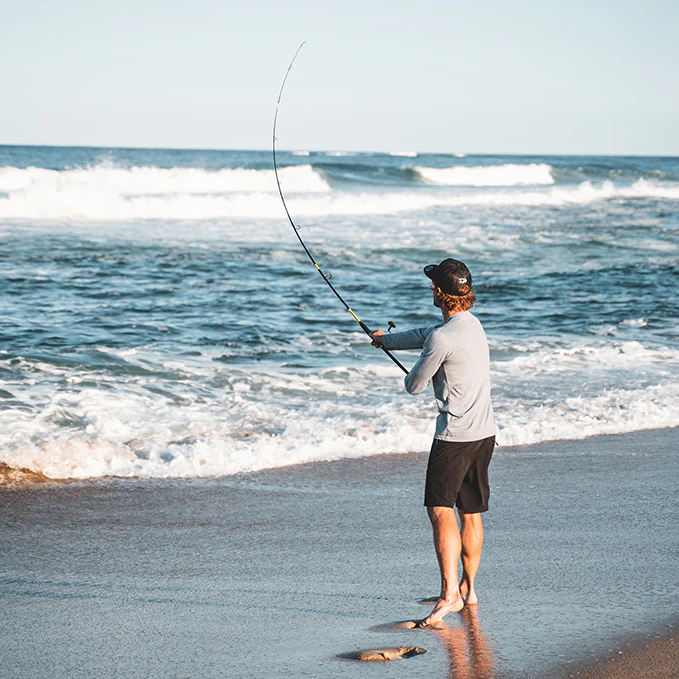
#> input picture uploads/20251202_215306_90c21b61235f--Shadow-Image-679px-x-679px.jpg, 679 x 679 px
$ python -i baseline_ela.py   (imports and definitions only)
#> lines starting #> are read from the running program, lines starting #| are printed output that depends on the picture
import argparse, glob, os, numpy as np
from PIL import Image, ImageChops, ImageEnhance
from sklearn.linear_model import LogisticRegression
from sklearn.metrics import accuracy_score

def ela_vec(p, q=90, scale=10.0, size=(128,128)):
#> called with q = 90, scale = 10, size = (128, 128)
    im = Image.open(p).convert("RGB")
#> im is the input picture: PIL image 679x679 RGB; mean R, G, B 172.2, 184, 188.6
    tmp = p + ".ela.jpg"
    im.save(tmp, "JPEG", quality=q)
    im2 = Image.open(tmp)
    ela = ImageChops.difference(im, im2)
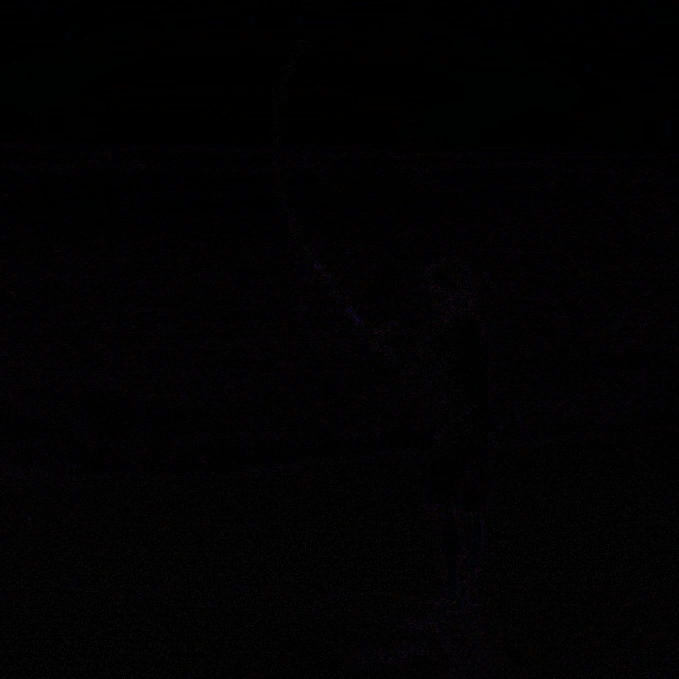
#> ela: PIL image 679x679 RGB; mean R, G, B 2.2, 1.8, 2.3
    ela = ImageEnhance.Brightness(ela).enhance(scale)
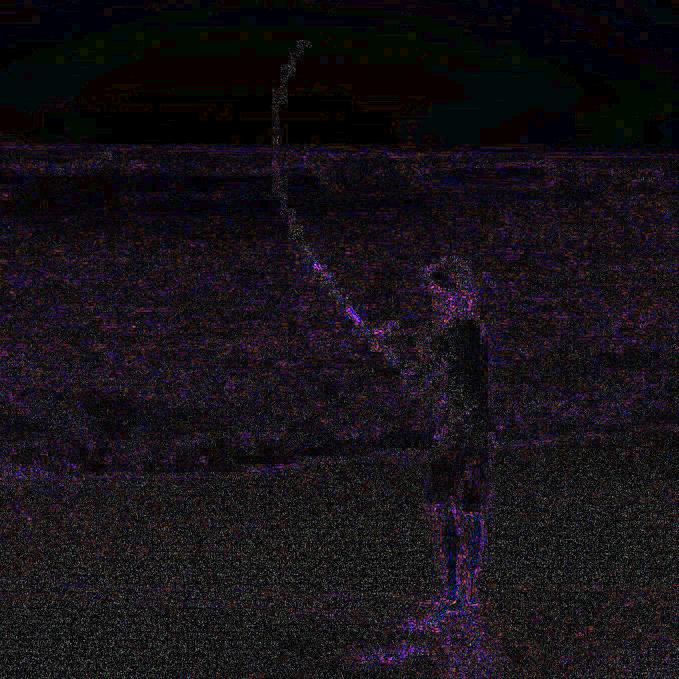
#> ela: PIL image 679x679 RGB; mean R, G, B 21.9, 17.6, 22.6
    ela = ela.resize(size)
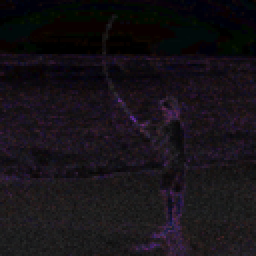
#> ela: PIL image 128x128 RGB (shown 2 times larger); mean R, G, B 21.9, 17.6, 22.6
    os.remove(tmp)
    return np.asarray(ela).astype(np.float32).flatten()/255.0

def load_split(root):
    X, y = [], []
    for label, sub in enumerate(["real","fake"]):
        subdir = os.path.join(root, sub)
        if not os.path.isdir(subdir):
            continue
        for p in glob.glob(os.path.join(subdir, "*")):
            if p.lower().endswith((".jpg",".jpeg",".png",".bmp",".webp")):
                try:
                    X.append(ela_vec(p))
                    y.append(label)
                except Exception:
                    pass
    return np.vstack(X), np.array(y)

def main():
    ap = argparse.ArgumentParser()
    ap.add_argument("--train_dir", default="data/train")
    ap.add_argument("--val_dir", default="data/val")
    args = ap.parse_args()

    Xtr, ytr = load_split(args.train_dir)
    Xva, yva = load_split(args.val_dir)

    clf = LogisticRegression(max_iter=2000)
    clf.fit(Xtr, ytr)
    preds = clf.predict(Xva)
    acc = accuracy_score(yva, preds)
    print(f"ELA baseline val acc: {acc:.4f}")

# [2 lines not run here, left out]

>>> result = ela_vec('uploads/20251202_215306_90c21b61235f--Shadow-Image-679px-x-679px.jpg')

$ run again, on uploads/20251202_215844_15E29DDD-DE4F-4C2E-A60D-857F5CE9F3E4-600x400.jpg
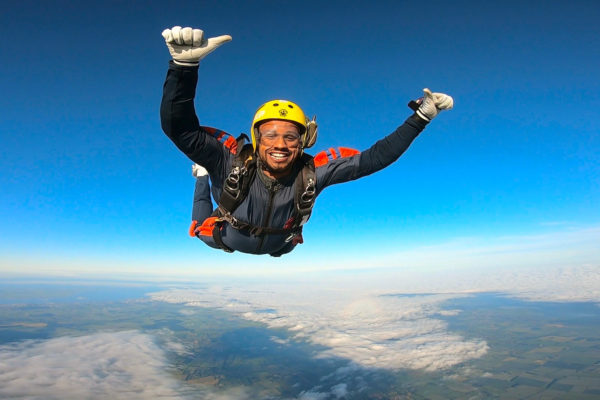
#> input picture uploads/20251202_215844_15E29DDD-DE4F-4C2E-A60D-857F5CE9F3E4-600x400.jpg, 600 x 400 px
#> in ela_vec, im is the input picture: PIL image 600x400 RGB; mean R, G, B 80.5, 138.1, 171.4
#> in ela_vec, `ela = ImageEnhance.Brightness(ela).enhance(scale)`:
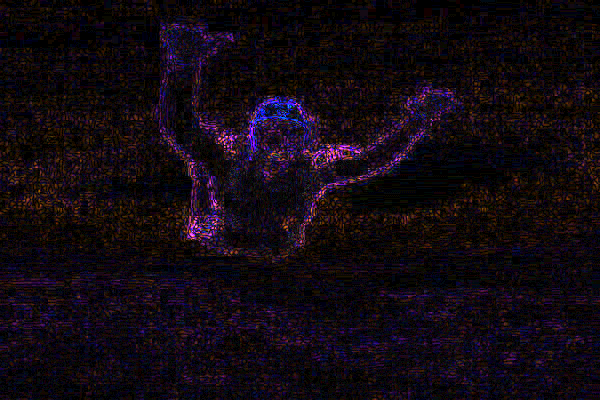
#> ela: PIL image 600x400 RGB; mean R, G, B 17.8, 9.5, 17.1
#> in ela_vec, `ela = ela.resize(size)`:
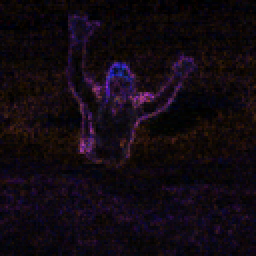
#> ela: PIL image 128x128 RGB (shown 2 times larger); mean R, G, B 17.9, 9.6, 17.1

$ run again, on uploads/20251202_215857_Orange.jpg
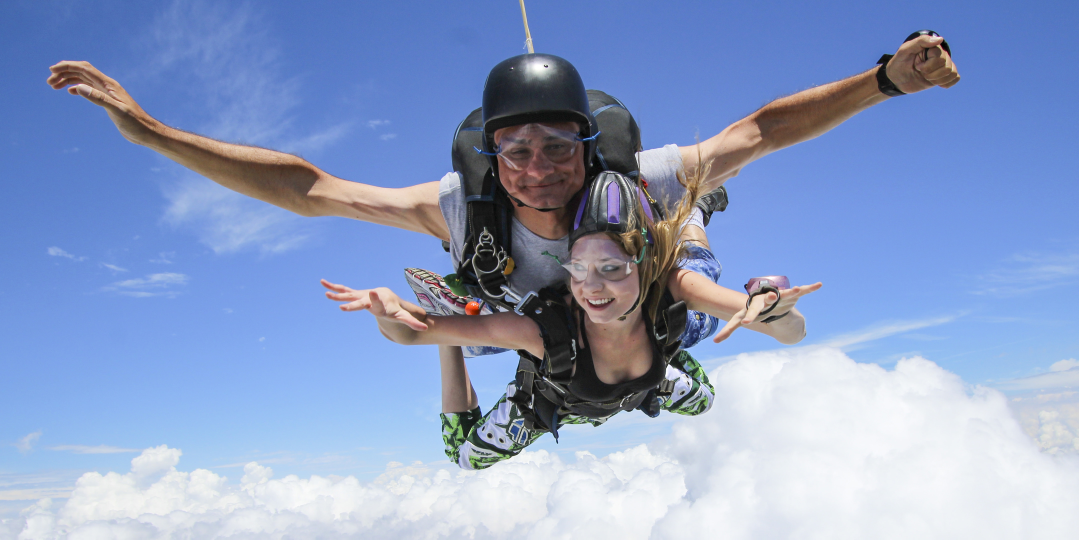
#> input picture uploads/20251202_215857_Orange.jpg, 4315 x 2158 px (shown at 1/4 size)
#> in ela_vec, im is the input picture: PIL image 4315x2158 RGB; mean R, G, B 138.7, 157.3, 196.6
#> in ela_vec, `ela = ImageEnhance.Brightness(ela).enhance(scale)`:
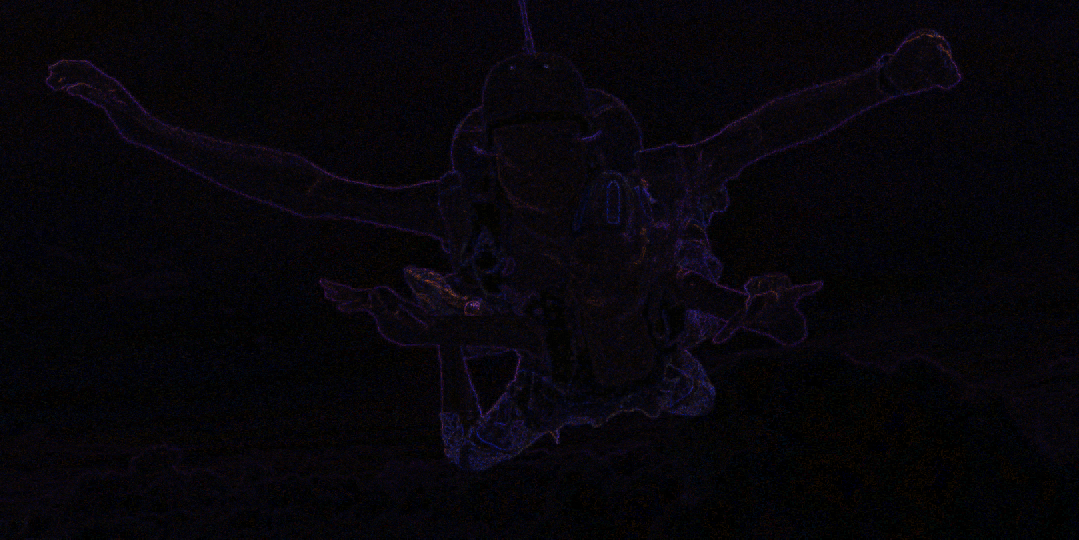
#> ela: PIL image 4315x2158 RGB (shown at 1/4 size); mean R, G, B 7.1, 5.1, 9.9
#> in ela_vec, `ela = ela.resize(size)`:
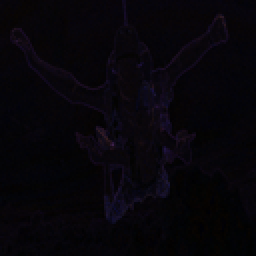
#> ela: PIL image 128x128 RGB (shown 2 times larger); mean R, G, B 7.1, 5.1, 9.9
